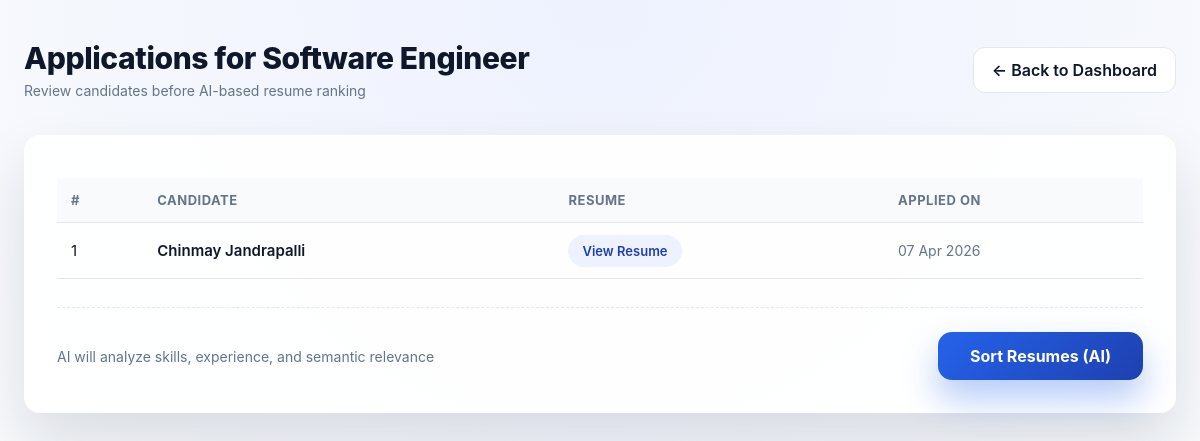
Screenshot of /hr/applications/1 (signed in) with the database file from the repository.
### app.py (models this page shows)
class JobAnalysis(db.Model):
    __tablename__ = "job_analysis"
    id = db.Column(db.Integer, primary_key=True)
    job_title = db.Column(db.String(200))
    required_skills = db.Column(db.Text)
    min_experience = db.Column(db.Integer)
    deadline = db.Column(db.Date)
    status = db.Column(db.String(20), default="Active")
    created_at = db.Column(db.DateTime, default=datetime.utcnow)

class JobApplication(db.Model):
    __tablename__ = "job_application"
    id = db.Column(db.Integer, primary_key=True)
    job_id = db.Column(db.Integer, db.ForeignKey("job_analysis.id"), nullable=False)
    candidate_id = db.Column(db.Integer, db.ForeignKey("candidate_user.id"), nullable=False)
    candidate_name = db.Column(db.String(150), nullable=False)
    resume_file = db.Column(db.String(300), nullable=False)
    applied_at = db.Column(db.DateTime, default=datetime.utcnow)
    withdrawn_at = db.Column(db.DateTime, nullable=True)
    status = db.Column(db.String(20), default="Active")

### app.py (the view)
@app.route("/hr/applications/<int:job_id>")
def hr_view_applications(job_id):
    if not session.get("hr_logged_in"):
        return redirect("/admin-login")
    job = JobAnalysis.query.get_or_404(job_id)
    applications = JobApplication.query.filter_by(job_id=job_id, status='Active').all()
    return render_template("hr_applications.html", job=job, applications=applications)

### templates/hr_applications.html (shortened to what this page needs)
<!DOCTYPE html>
<html lang="en">
<head>
</head>
<body>
<div class="page">
    <div class="header">
        <div>
            <h1>Applications for {{ job.job_title }}</h1>
            <p>Review candidates before AI-based resume ranking</p>
        </div>
        <a href="/hr-dashboard" class="back-btn">← Back to Dashboard</a>
    </div>
    <div class="card">
        {% if applications %}
        <table>
            <thead>
                <tr>
                    <th>#</th>
                    <th>Candidate</th>
                    <th>Resume</th>
                    <th>Applied On</th>
                </tr>
            </thead>
            <tbody>
                {% for a in applications %}
                <tr>
                    <td>{{ loop.index }}</td>
                    <td class="candidate">{{ a.candidate_name }}</td>
                    <td>
                        <a class="resume-link"
                           href="/view_resume/{{ a.resume_file }}"
                           target="_blank">
                           View Resume
                        </a>
                    </td>
                    <td class="date">
                        {{ a.applied_at.strftime("%d %b %Y") }}
                    </td>
                </tr>
                {% endfor %}
            </tbody>
        </table>
        {% else %}
            <div class="empty">
                No applications have been submitted yet.
            </div>
        {% endif %}
        <div class="footer">
            <span>
                AI will analyze skills, experience, and semantic relevance
            </span>
            <a href="/hr/sort/{{ job.id }}" class="btn-ai">
                Sort Resumes (AI)
            </a>
        </div>
    </div>
</div>
</body>
</html>

### templates/hr_applications.html (style rules this page uses)
:root { --primary: #2563eb; --primary-dark: #1e40af; --accent: #22c55e; --bg: #f5f7fb; --card-bg: rgba(255,255,255,0.9); --text-main: #0f172a; --text-muted: #64748b; --border: #e5e7eb; --radius: 16px; }
* { box-sizing: border-box; margin: 0; padding: 0; }
body { font-family: "Inter", "Segoe UI", system-ui, sans-serif; background: radial-gradient(circle at top, #eef2ff, #f8fafc); color: var(--text-main); }
.page { max-width: 1200px; margin: auto; padding: 40px 24px; }
.header { display: flex; justify-content: space-between; align-items: center; margin-bottom: 36px; }
.header h1 { font-size: 30px; font-weight: 800; letter-spacing: -0.4px; }
.header p { margin-top: 6px; color: var(--text-muted); font-size: 14px; }
.back-btn { padding: 12px 18px; border-radius: 12px; background: white; border: 1px solid var(--border); text-decoration: none; color: var(--text-main); font-weight: 600; transition: all .25s ease; }
.card { background: var(--card-bg); border-radius: var(--radius); padding: 32px; box-shadow: 0 30px 60px rgba(15,23,42,0.12); border: 1px solid rgba(255,255,255,0.6); }
table { width: 100%; border-collapse: collapse; margin-top: 10px; }
thead th { text-align: left; font-size: 13px; text-transform: uppercase; letter-spacing: 0.5px; color: var(--text-muted); padding: 14px; background: #f8fafc; border-bottom: 1px solid var(--border); }
tbody td { padding: 18px 14px; border-bottom: 1px solid var(--border); font-size: 15px; }
.candidate { font-weight: 600; }
.resume-link { padding: 8px 14px; background: #eef2ff; color: var(--primary-dark); border-radius: 999px; font-size: 13px; font-weight: 600; text-decoration: none; transition: all .2s ease; }
.date { color: var(--text-muted); font-size: 14px; }
.footer { display: flex; justify-content: space-between; align-items: center; margin-top: 28px; padding-top: 24px; border-top: 1px dashed var(--border); }
.footer span { font-size: 14px; color: var(--text-muted); }
.btn-ai { padding: 14px 32px; border-radius: 14px; background: linear-gradient(135deg, var(--primary), var(--primary-dark)); color: white; font-weight: 700; text-decoration: none; box-shadow: 0 18px 35px rgba(37,99,235,0.35); transition: all .25s ease; }

### rows the page displays
JobAnalysis: job_title "Software Engineer"
JobApplication: candidate_name "Chinmay Jandrapalli", applied_at "07 Apr 2026"
